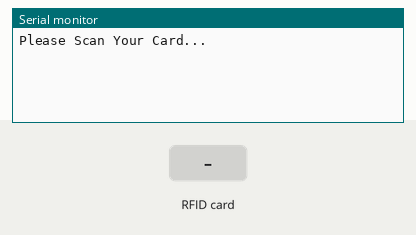
The sketch below on a simulated Arduino Uno, built with avr-gcc and run on an emulated ATmega328P. Shown: the last lines printed to the serial monitor. The test bench sets the inputs (shaded band).

Above: at 1.2 s.
1.3 s: RFID card 86 AB 84 A5 held to the reader
At 1.9 s:
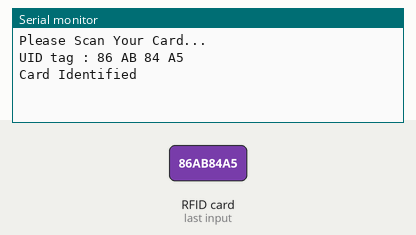
2.8 s: RFID card 5E 7A 19 C4 held to the reader
At 5.6 s:
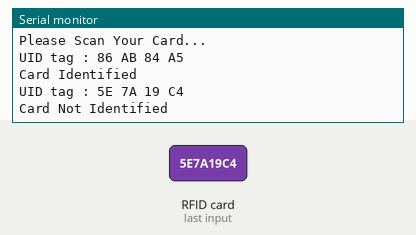

The sketch:

RFID_READ_TAG.ino
```cpp
#include <SPI.h>
#include <MFRC522.h>

#define SS_PIN 10
#define RST_PIN 9
MFRC522 mfrc522(SS_PIN, RST_PIN);

void setup()
{
  Serial.begin(9600);   // Initiate a serial communication
  SPI.begin();      // Initiate  SPI bus
  mfrc522.PCD_Init();   // Initiate MFRC522
  Serial.println("Please Scan Your Card...");
  Serial.println();

}
void loop()
{
  // Look for new cards
  if ( ! mfrc522.PICC_IsNewCardPresent())
  {
    return;
  }
  // Select one of the cards
  if ( ! mfrc522.PICC_ReadCardSerial())
  {
    return;
  }
  //Show UID on serial monitor
  Serial.print("UID tag :");
  String content= "";
  byte letter;
  for (byte i = 0; i < mfrc522.uid.size; i++)
  {
     Serial.print(mfrc522.uid.uidByte[i] < 0x10 ? " 0" : " ");
     Serial.print(mfrc522.uid.uidByte[i], HEX);
     content.concat(String(mfrc522.uid.uidByte[i] < 0x10 ? " 0" : " "));
     content.concat(String(mfrc522.uid.uidByte[i], HEX));
  }
  Serial.println();
  content.toUpperCase();
  if (content.substring(1) == "86 AB 84 A5") //change here the UID of the card/cards that you want to give access
  {
    Serial.println("Card Identified");
    Serial.println();
    delay(3000);
  }

 else   {
    Serial.println("Card Not Identified");
    delay(3000);
  }
}
```

Measured:
- after the input at 1.3 s, the serial monitor: prints a new line at once (image 1)
- after the input at 2.8 s, the serial monitor: prints a new line after 1.5 s (image 2)
